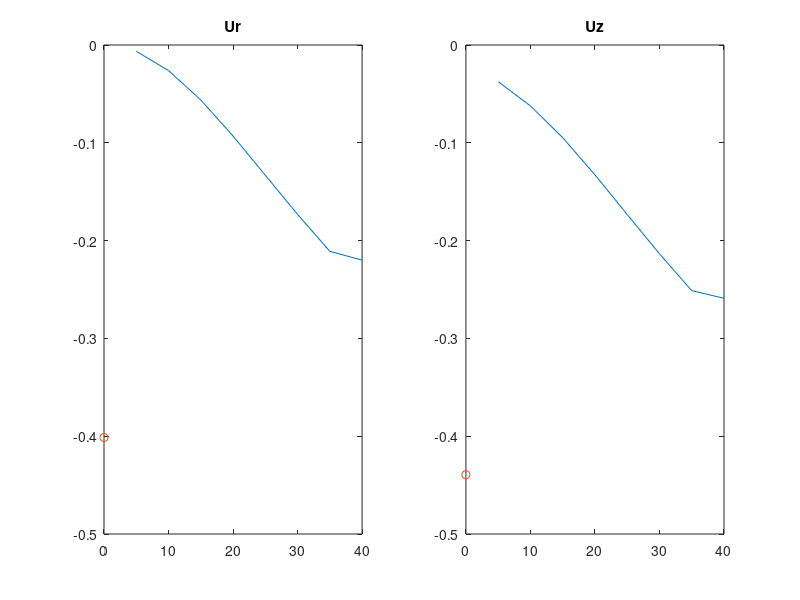

MATLAB code to generate this figure:
% testRing is used to check the discretized integral of the Biot-Savard law
% against the analytic integral given by Yoon and Heister.

% At about Ntheta = 20 discrete steps the discrete method converges on the
% analytic result.

function testRing

    close all
    clear all

    zi = 0;
    ri = 10;
    z = 0.2;
    r = 9.8;
    Ntheta = [5 10 15 20 25 30 35 40];
    Gamma = 1;
    
    for i = 1:length(Ntheta)
        [urD(i) uzD(i)] = discreteMethod(Gamma,zi,ri,z,r,Ntheta(i));
        [urA uzA] = analyticMethod(Gamma,zi,ri,z,r);
    end
    
    subplot(1,2,1)
    plot(Ntheta,urD,0,urA,'o');
    title('Ur');
    subplot(1,2,2)
    plot(Ntheta,uzD,0,uzA,'o');
    title('Uz');

end

function [ur uz] = discreteMethod(Gamma,zi,ri,z,r,Ntheta)

    cr = 0.5;

    dtheta = pi/Ntheta;
    thetaArray = linspace(0+dtheta/2,pi-dtheta/2,Ntheta);

    M = Gamma*ri*dtheta/(2*pi);
    X2 = (-ri*sin(thetaArray)).^2;
    Y2 = (r-ri*cos(thetaArray)).^2;
    Z2 = (z-zi).^2;
    Normal = sqrt(X2 + Y2 + Z2);
    for iii = 1:length(thetaArray)
        if Normal(iii) < cr
            Normal(iii) = cr;
        end
    end
    Norm3 = Normal.^3;

    ur =  sum(-cos(thetaArray)*(z-zi)./Norm3)*M;
    uz =  sum((cos(thetaArray)*r-ri)./Norm3)*M;

end

function [ur uz] = analyticMethod(Gamma,zi,ri,z,r)

    a = sqrt((r+ri)^2 + (z-zi)^2);
    m = 4*r*ri/a^2;

    a0 = 1.3862944;
    a1 = 0.1119723;
    a2 = 0.0725296;
    b0 = 0.5;
    b1 = 0.1213478;
    b2 = 0.0288729;
    K = (a0+a1*m+a2*m^2) + (b0+b1*m+b2*m^2)*log(1/m);

    a1 = 0.4630151;
    a2 = 0.1077812;
    b1 = 0.2452727;
    b2 = 0.0412496;
    E = (1+a1*m+a2*m^2) + (b1*m+b2*m^2)*log(1/m);
    
    [K,E] = ellipke(m);

    I1 = 4/a*K;
    I2 = 4/a^3*E/(1-m);

    A = (z-zi)^2 + r^2 + ri^2;
    B = -2*r*ri;

    uz = -Gamma/(4*pi)*ri*((ri+r*A/B)*I2 - r/B*I1);
    ur = -Gamma/(4*pi)*ri*(z-zi)/B*(I1-A*I2);
end